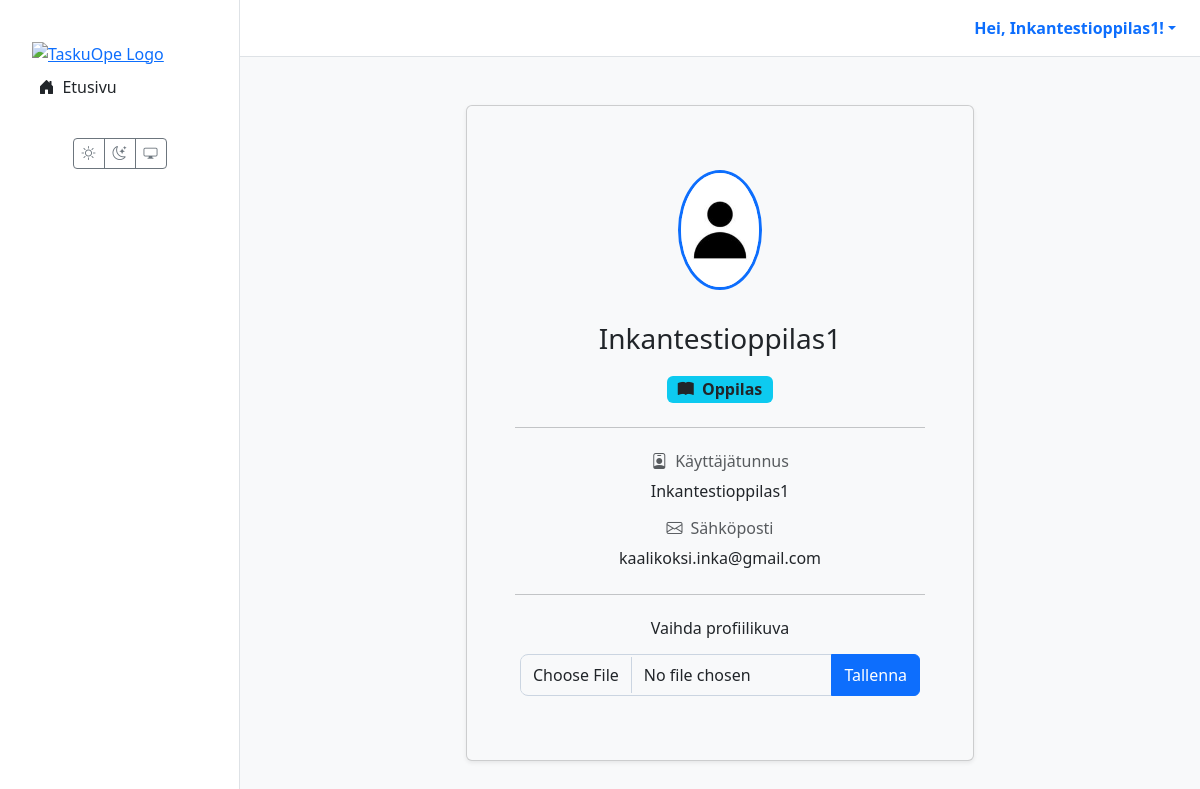
/profile/ (signed in), run on the app's committed database.
### users/models.py (models this page shows, shortened)
class CustomUser(AbstractUser):
    class Role(models.TextChoices):
        TEACHER = 'TEACHER', 'Teacher'
        STUDENT = 'STUDENT', 'Student'
    role = models.CharField(max_length=50, choices=Role.choices, default=Role.STUDENT)
    grade_class = models.PositiveSmallIntegerField(
        verbose_name="Luokka-aste",
        null=True,
        blank=True,
        choices=[(i, f"{i}. luokka") for i in range(1, 7)]
    )
    profile_image = models.ImageField(
        verbose_name="Profiilikuva",
        upload_to='profile_pics/',
        null=True,
        blank=True
    )

### users/views.py (the view)
# urls.py: path('profile/', user_views.profile_view, name='profile'),
@login_required(login_url='kirjaudu')
def profile_view(request):
    if request.method == 'POST':
        form = ProfileImageForm(request.POST, request.FILES, instance=request.user)
        if form.is_valid():
            form.save()
            messages.success(request, "Profiilikuva päivitetty onnistuneesti!")
            return redirect('profile')
    else:
        form = ProfileImageForm(instance=request.user)
    context = {
        'user': request.user,
        'form': form  # Välitetään lomake templatelle
    }
    return render(request, 'registration/profile.html', context)

### users/forms.py
class ProfileImageForm(forms.ModelForm):
    class Meta:
        model = CustomUser
        fields = ['profile_image']
        labels = {
            'profile_image': ''
        }
        widgets = {
            'profile_image': forms.FileInput(attrs={'class': 'form-control'})
        }

### templates/registration/profile.html (shortened to what this page needs)
{% extends "partials/base.html" %}
{% load static %}
{% block content %}
<div class="container mt-4">
  <div class="row justify-content-center">
    <div class="col-lg-8 col-xl-7">
      <div class="card shadow-sm">
        <div class="card-body p-4 p-md-5 text-center">
          <div class="profile-avatar-wrapper mb-3">
            <img src="{% if user.profile_image %}{{ user.profile_image.url }}{% else %}{% static 'images/default_avatar.png' %}{% endif %}"
                 alt="Profiilikuva"
                 class="profile-avatar-img">
          </div>
          <h2 class="h3">{{ user.get_full_name|default:user.username }}</h2>
          <span class="badge fs-6 {% if user.role == 'TEACHER' %}bg-primary{% else %}bg-info text-dark{% endif %}">
            {% if user.role == "TEACHER" %}<i class="bi bi-briefcase-fill me-1"></i> Opettaja{% else %}<i class="bi bi-book-fill me-1"></i> Oppilas{% endif %}
          </span>
          <hr class="my-4">
          <div class="profile-details">
            <div class="mb-3">
              <h6 class="text-muted"><i class="bi bi-person-badge me-2"></i>Käyttäjätunnus</h6>
              <p class="fw-medium mb-0">{{ user.username }}</p>
            </div>
            <div class="mb-3">
              <h6 class="text-muted"><i class="bi bi-envelope me-2"></i>Sähköposti</h6>
              <p class="fw-medium mb-0">{{ user.email|default:"Ei asetettu" }}</p>
            </div>
          </div>
          <hr class="my-4">
          <div class="w-100 mx-auto" style="max-width: 400px;">
            <h5 class="h6 mb-3">Vaihda profiilikuva</h5>
            <form method="post" enctype="multipart/form-data">
              <div class="input-group mb-3">
                {{ form.profile_image }}
                <button class="btn btn-primary" type="submit">Tallenna</button>
              </div>
            </form>
          </div>
        </div>
      </div>
    </div>
  </div>
</div>
{% endblock %}

### templates/partials/base.html (shortened to what this page needs)
{% load static %}
<!DOCTYPE html>
<html lang="fi" data-bs-theme="light">
<head>
  <link href="https://cdn.jsdelivr.net/npm/bootstrap@5.3.2/dist/css/bootstrap.min.css" rel="stylesheet">
  <link rel="stylesheet" href="https://cdn.jsdelivr.net/npm/bootstrap-icons@1.11.3/font/bootstrap-icons.min.css">
  <link rel="stylesheet" href="{% static 'css/style.css' %}">
</head>
<body>
  <div class="main-layout-container">
    <aside class="sidebar d-none d-lg-flex flex-column">
      <div class="flex-column w-100">
        <a href="{% url 'dashboard' %}" class="px-3 pt-3 d-block"><img src="{% static 'images/logo1.png' %}" alt="TaskuOpe Logo" class="img-fluid"></a>
        {% with nm=request.resolver_match.url_name %}
        <nav class="nav nav-pills flex-column mb-4 px-2">
          <a href="{% url 'dashboard' %}" class="nav-link {% if nm == 'dashboard' %}active{% endif %}"><i class="bi bi-house-door-fill me-2"></i>Etusivu</a>
        </nav>
        {% endwith %}
        <div class="mt-auto text-center pb-3">
          <div class="btn-group"><button id="theme-light" class="btn btn-outline-secondary btn-sm"><i class="bi bi-sun"></i></button><button id="theme-dark" class="btn btn-outline-secondary btn-sm"><i class="bi bi-moon-stars"></i></button><button id="theme-system" class="btn btn-outline-secondary btn-sm"><i class="bi bi-display"></i></button></div>
        </div>
      </div>
    </aside>
    <div class="main-content-wrapper">
      <header class="main-header d-none d-lg-flex justify-content-end align-items-center px-4 py-3">
        <div class="dropdown">
          <a href="#" class="d-flex align-items-center text-decoration-none dropdown-toggle" data-bs-toggle="dropdown">
            <strong>Hei, {{ user.get_full_name|default:user.username }}!</strong>
          </a>
        </div>
      </header>
      <main class="page-content">
        {% block content %}{% endblock %}
      </main>
    </div>
  </div>
</body>
</html>

### TaskuOpe/static/css/style.css (style rules this page uses)
:root { --sidebar-width: 240px; }
[data-bs-theme="light"] { --bg-color: #f8f9fa; --card-bg-color: #ffffff; --text-color: #212529; --border-color: #dee2e6; --bs-body-bg: var(--bg-color); --bs-body-color: var(--text-color); --bs-border-color: var(--border-color); --bs-card-bg: var(--card-bg-color); }
html, body { height: 100%; overflow: hidden; }
.main-layout-container { display: flex; flex-direction: row; height: 100%; width: 100%; background-color: var(--bs-body-bg); }
.sidebar { width: var(--sidebar-width); flex-shrink: 0; height: 100vh; overflow-y: auto; background-color: var(--card-bg-color); border-right: 1px solid var(--border-color); padding: 1.5rem 1rem; }
.main-content-wrapper { flex-grow: 1; display: flex; flex-direction: column; height: 100vh; overflow: hidden; }
.main-header { flex-shrink: 0; background-color: var(--card-bg-color); border-bottom: 1px solid var(--border-color); padding: 0.75rem 1.5rem; }
.page-content { flex-grow: 1; overflow-y: auto; padding: 1.5rem; }
.sidebar .nav-link { color: var(--text-color); font-weight: 500; padding: 0.6rem 0.9rem; border-radius: 0.4rem; margin-bottom: 0.3rem; transition: background 0.2s; }
.card-body img:not(.img-scaled) { max-width: 70%; display: block; margin: 1rem auto; }
.card-body, #markdown-preview { display: flow-root; }
#markdown-preview h1, .card-body h1, #markdown-preview h2, .card-body h2, #markdown-preview h3, .card-body h3, #markdown-preview h4, .card-body h4, #markdown-preview p, .card-body p, #markdown-preview ul, .card-body ul, #markdown-preview ol, .card-body ol, #markdown-preview blockquote, .card-body blockquote { margin-bottom: 1.25rem; }
#markdown-preview h1:not(:first-child), .card-body h1:not(:first-child), #markdown-preview h2:not(:first-child), .card-body h2:not(:first-child), #markdown-preview h3:not(:first-child), .card-body h3:not(:first-child) { margin-top: 2rem; }
.form-control, .form-select { border: 1px solid #cbd5e1; padding: 8px 12px; border-radius: 8px; transition: border-color 0.2s, box-shadow 0.2s; }
:root { --taskuope-font-sans: system-ui, -apple-system, "Segoe UI", Roboto, "Helvetica Neue", Arial, sans-serif; }

### templates/registration/profile.html (style rules this page uses)
.profile-avatar-wrapper { position: relative; width: 120px; height: 120px; margin: 0 auto; }
.profile-avatar-img { width: 100%; height: 100%; border-radius: 50%; object-fit: cover; border: 3px solid var(--bs-primary); }

### data on the page
CustomUser: get_full_name "Inkantestioppilas1", username "Inkantestioppilas1", email "kaalikoksi.inka@gmail.com"
